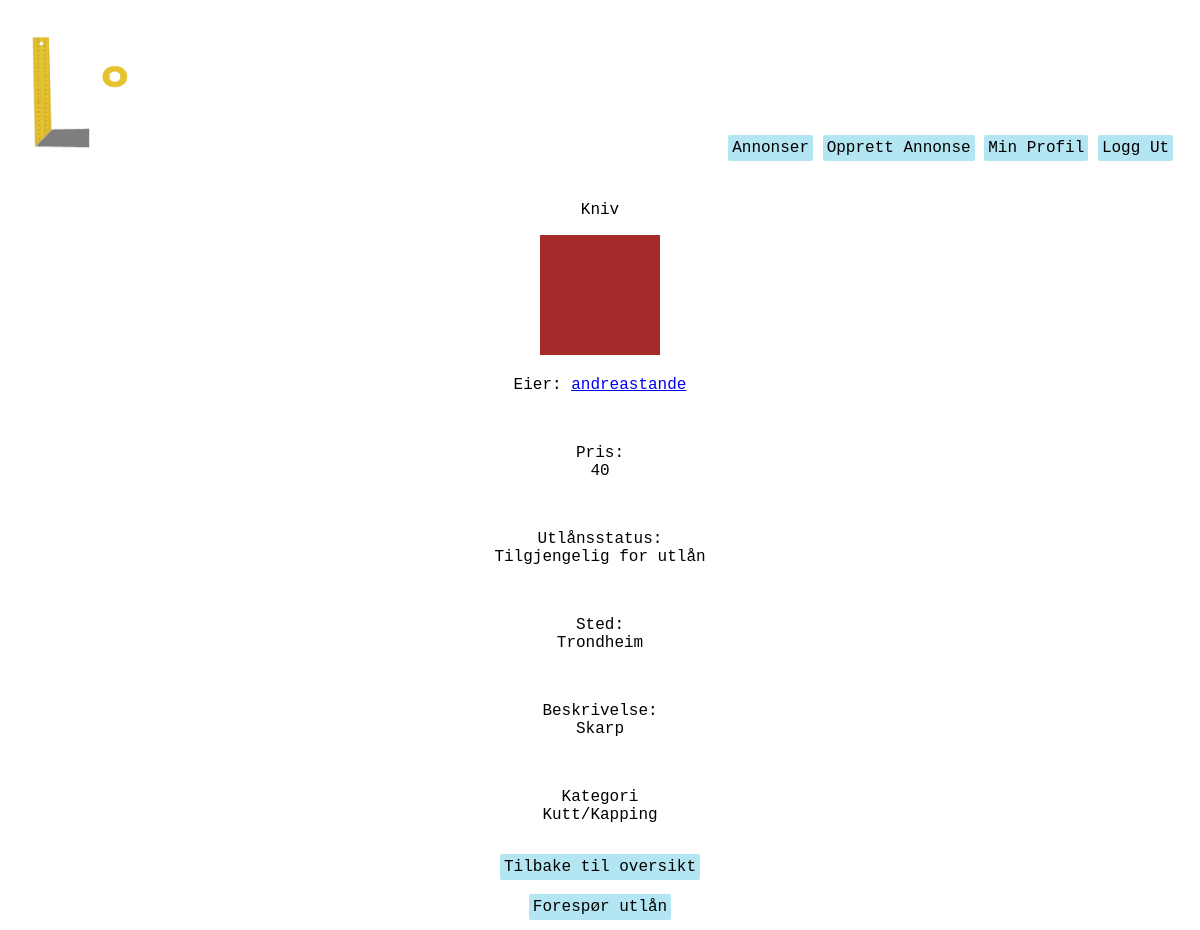
Before: /homepage/listing/52 (signed in) with the older database file.
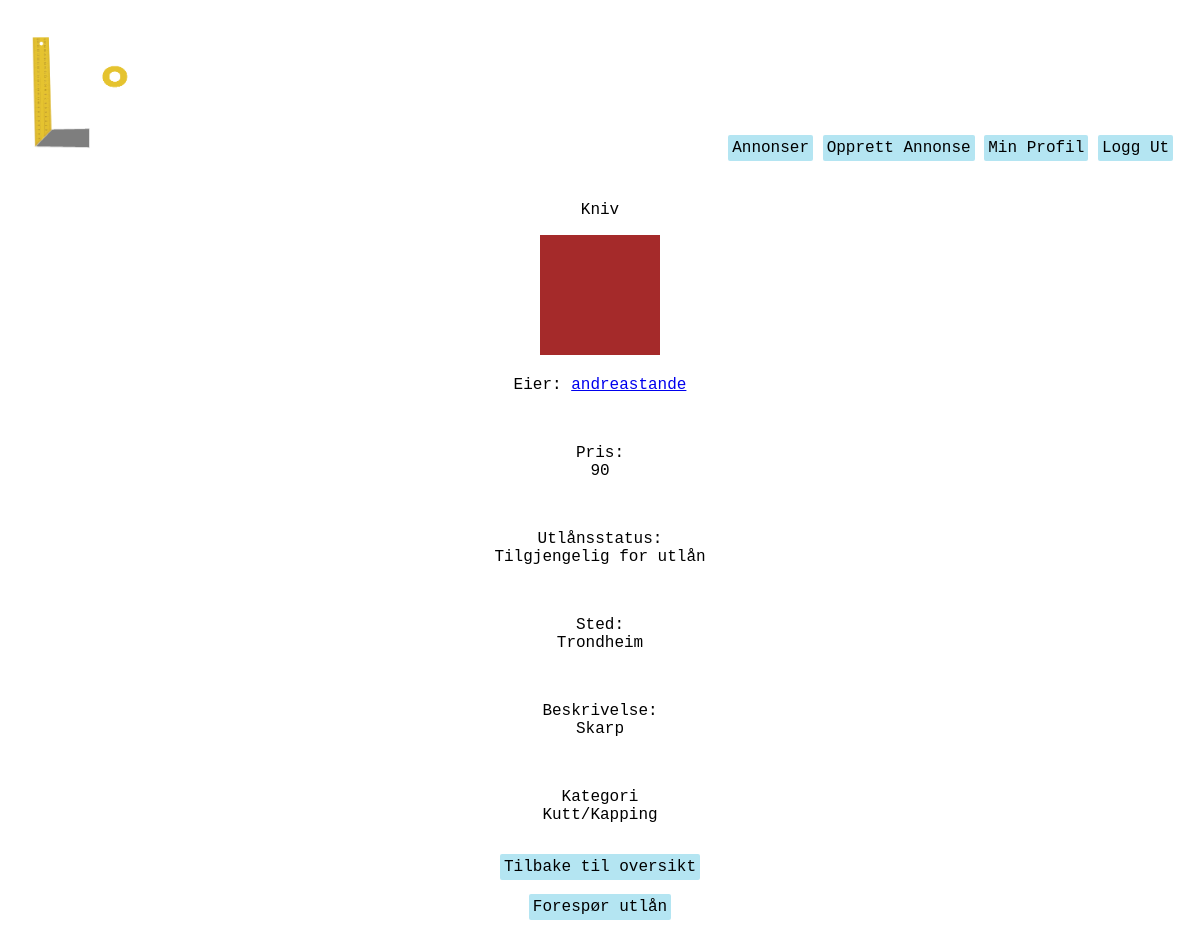
After: the same page with the newer database file.
### homepage/models.py (models this page shows, shortened)
class Listing(models.Model):
    owner = models.ForeignKey(User, verbose_name = 'User', on_delete=models.CASCADE, null=True) #user burde kanskje endres til settings.AUTH_USER_MODEL. må i så fall django.conf import settings
    title = models.CharField(max_length=50, verbose_name="Tittel")
    loaned = models.BooleanField(default=False, verbose_name="Utlånt?")
    price = models.PositiveSmallIntegerField(verbose_name='Pris', default=0)
    location = models.CharField(max_length=100, verbose_name="Sted") #burde kanskje være annet enn CharField. Gjør det vanskelig å sortere etter denne attributten
    description = models.TextField(verbose_name="Beskrivelse")
    SW = 1
    PT = 2
    WD = 3
    CT = 4
    SV = 5
    BO = 6
    OT = 7
    CATEGORY_CHOICES = (
        (SW, 'Saging'),
        (PT, 'Maling'),
        (WD, 'Sveising'),
        (CT, 'Kutt/Kapping'),
        (SV, 'Skruverktøy'),
        (BO, 'Slagverktøy'),
        (OT, 'Annet'),
    )
    category = models.PositiveSmallIntegerField(
        choices = CATEGORY_CHOICES,
        default = OT,
        verbose_name="Kategori",
    )

### homepage/views.py (the view)
# urls.py: path('listing/<int:listing_id>', views.listing, name='listing'),
@login_required
def listing(request, listing_id):
    listing = get_object_or_404(Listing, pk = listing_id)
    agreementRequests = listing.agreement_req_listing.all() #forespørsler om å låne annonsen
    notRequested = True #hvorvidt annonsen ikke er forespurt
    loanedBy = None #blir satt til brukeren som evt har lånt objektet
    if request.POST.get('accept_btn'):
        ag_req_pk = request.POST.get('ag_req_pk_field')
        agreement_request = AgreementRequest.objects.get(pk=ag_req_pk)
        createAgreement(listing, agreement_request)
        for request in agreementRequests:
            declineAgreement(agreement_request)
    elif request.POST.get('decline_btn'):
        ag_req_pk = request.POST.get('ag_req_pk_field')
        agreement_request = AgreementRequest.objects.get(pk=ag_req_pk)
        declineAgreement(agreement_request)
    myListing = False
    if listing.owner == request.user:
        myListing = True
        if listing.loaned:
            loanedBy = listing.agreement_listing.get(owner=listing.owner).loaner
        context = {'listing': listing, 'notRequested': notRequested, 'loanedBy': loanedBy, 'agreement_requests':agreementRequests}
        return render(request, 'homepage/my_listing.html', context)
    if request.POST.get('request_btn'):
        agreementRequest = AgreementRequest.objects.create_agreement_request(listing.owner, request.user, listing)
        agreementRequest.save()
    for requests in agreementRequests:
        if requests.loaner == request.user:
            notRequested= False
    print(myListing)
    context = {'listing': listing, 'notRequested': notRequested, 'loanedBy': loanedBy, 'agreement_requests':agreementRequests, 'myListing':myListing}
    return render(request, 'homepage/listing.html', context)

### homepage/templates/homepage/listing.html (shortened to what this page needs)
{% extends "users/base.html" %}
  {% block content %}
      <div>
        <p class="listing_title">{{listing.title}}</p>
        <div class="listingImg"></div>
        <p>Eier: <a href="{% url 'users:profile' listing.owner %}">{{listing.owner}}</a></p>
        <br>
        <p>Pris: <br>
          {{listing.price}}</p>
        <br>
        <p>Utlånsstatus: <br>
          {% if listing.loaned %}
            Utlånt
          {% else %}
            Tilgjengelig for utlån
          {% endif %}
        </p>
        <br>
        <p>Sted: <br>
          {{listing.location}}</p>
        <br>
        <p>Beskrivelse: <br>
          {{listing.description}}</p>
        <br>
        <p>Kategori <br>
          {{listing.get_category_display}}</p>
        <br>
        <a href="{% url 'homepage:listing_overview' %}" class="knapp">Tilbake til oversikt</a>
      </div>
      <br>
      {% if listing.loaned %}
        <div>
          <p>Objektet er allerede utlånt</p>
        </div>
      {% elif notRequested %}
        <div>
          <form action="{% url 'homepage:listing' listing.id %}" method="POST">
            <button type="submit" value = "Click" name="request_btn">Forespør utlån</button>
          </form>
        </div>
      {% else %}
      <div>
        <p>
          Lån er allerede forespurt
        </p>
      </div>
      {% endif %}
  {% endblock content %}

Changed rows visible on the page:
changed Listing "Kniv": price "40" → "90"
